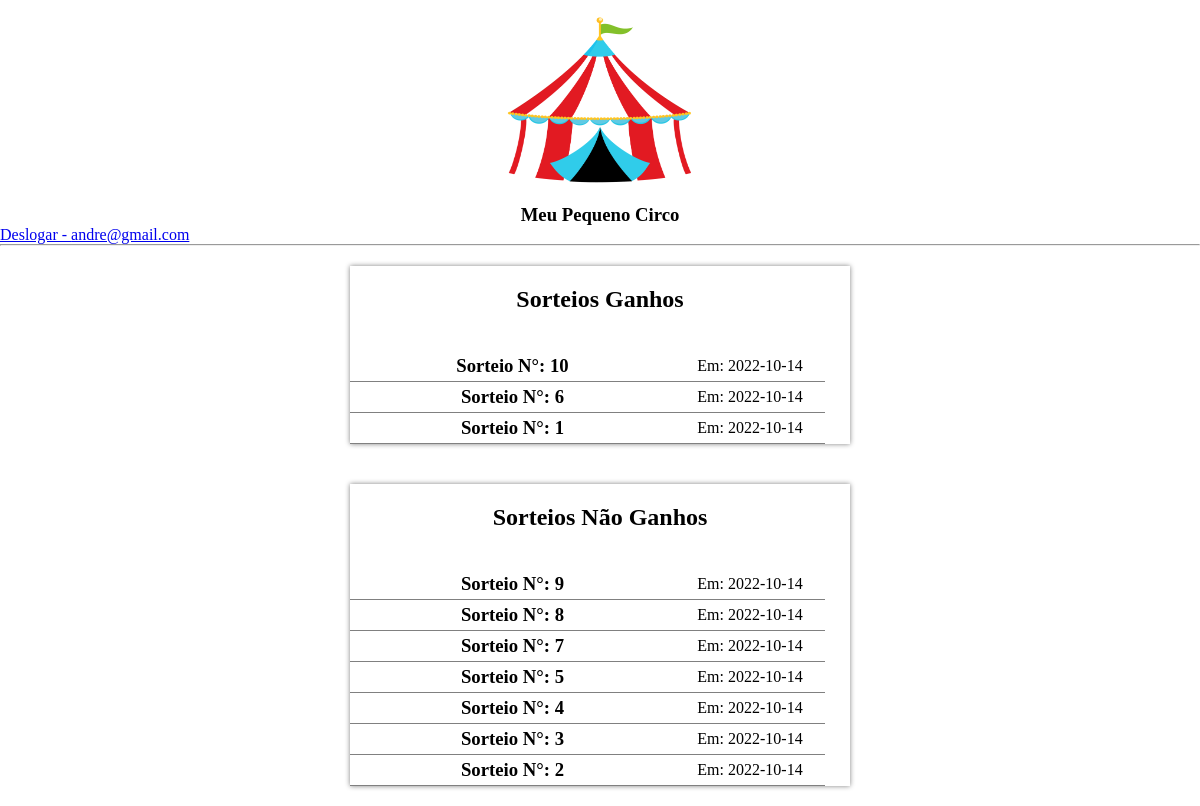
Page /pages/espectador/painel.php (signed in) on the committed database.
### tables this page shows
CREATE TABLE `sorteios` (
  `id` int(11) NOT NULL,
  `espectador` int(11) NOT NULL,
  `data` date NOT NULL,
  `data_sistema` datetime NOT NULL
);

### pages/espectador/painel.php (the view, shortened to what this page needs)
<?php
include('../../php/model.php');
?>
<!DOCTYPE html>
<html lang="pt-br">
<head>
    <link rel="stylesheet" href="../../css/style.css">
</head>
<body>
    <div class="container">
        <a href="#">
            <img src="../../img/circo.png" width="200px" height="200px" alt="">
        </a>
    </div>
    <h3 style="text-align: center;">Meu Pequeno Circo</h3>
    <a href="../../php/logout.php">Deslogar - <?= $_SESSION['nome'] ?></a>
    <hr>
    <div class="container">
        <div class="field_user">
            <h2 style="margin: 20px;text-align:center;">Sorteios Ganhos</h2>
            <br>
            <?php
            $id = $_SESSION['id'];
            $sql = mysqli_query($conexao, "SELECT * FROM sorteios WHERE espectador = '$id' ORDER BY data_sistema DESC");
            while ($v = mysqli_fetch_array($sql)) {
                echo '<div class="user_list">
                            <div class="user" id="user-nome">
                                <h3>Sorteio N°: ' . $v['id'] . ' </h3>
                            </div>
                            <div class="user" id="user-del">
                                <p> Em: ' . $v['data'] . '</p>
                            </div>
                        </div>';
            }
            ?>
        </div>
    </div>
    <div class="container">
        <div class="field_user">
            <h2 style="margin: 20px;text-align:center;">Sorteios Não Ganhos</h2>
            <br>
            <?php
            $id = $_SESSION['id'];
            $sql = mysqli_query($conexao, "SELECT * FROM sorteios WHERE espectador != '$id' ORDER BY data_sistema DESC");
            while ($v = mysqli_fetch_array($sql)) {
                echo '<div class="user_list">
                            <div class="user" id="user-nome">
                                <h3>Sorteio N°: ' . $v['id'] . ' </h3>
                            </div>
                            <div class="user" id="user-del">
                                <p> Em: ' . $v['data'] . '</p>
                            </div>
                        </div>';
            }
            ?>
        </div>
    </div>
</body>
</html>

### css/style.css (style rules this page uses)
* { padding: 0; margin: 0; }
.container { width: 100%; display: flex; align-items: center; justify-content: center; }
.field_user { width: 500px; box-shadow: 0 0 5px grey; margin: 20px; }
.user_list { width: 100%; margin: auto; }
.user { float: left; display: flex; align-items: center; justify-content: center; border-bottom: 1px solid grey; }
#user-nome { width: 65%; height: 30px; }
#user-del { width: 30%; height: 30px; }

### rows in the picture
sorteios: id "10", data "2022-10-14"
sorteios: id "6", data "2022-10-14"
sorteios: id "1", data "2022-10-14"
sorteios: id "9", data "2022-10-14"
sorteios: id "8", data "2022-10-14"
sorteios: id "7", data "2022-10-14"
sorteios: id "5", data "2022-10-14"
sorteios: id "4", data "2022-10-14"
sorteios: id "3", data "2022-10-14"
sorteios: id "2", data "2022-10-14"

### other values in the picture
$_SESSION['nome'] "andre@gmail.com"
